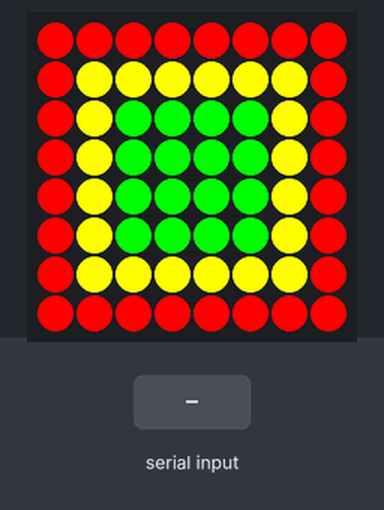
Bench run of a sketch on a simulated Arduino Uno, built with avr-gcc and run on an emulated ATmega328P. Parts: 8×8 RGB LED matrix (first LED top left, wired row by row). Inputs (shaded band) come from the test bench.

Above: at 1.2 s.
1.3 s: "B" received over the second serial link
4.3 s: "%" received over the second serial link
At 4.42 s:
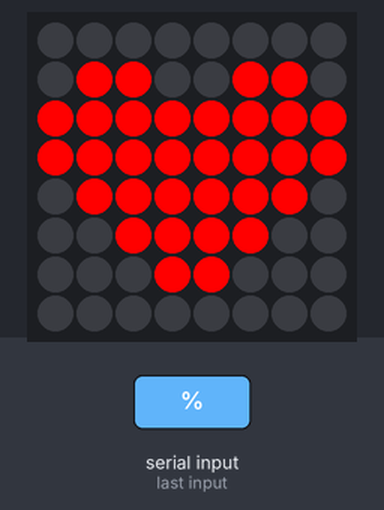
At 7.2 s:
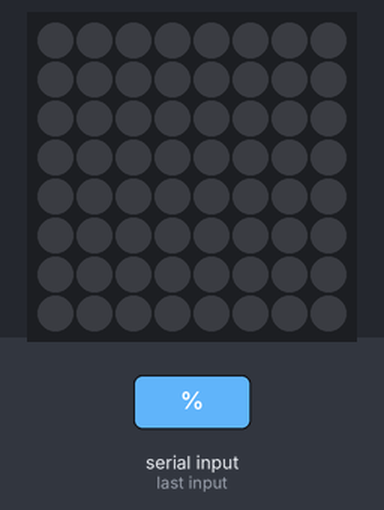
7.3 s: ")" received over the second serial link
8.8 s: "~" received over the second serial link
At 8.92 s:
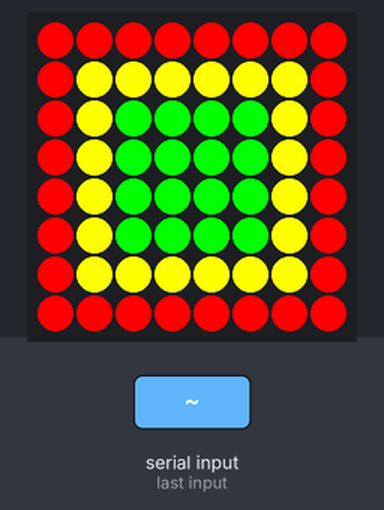
Timing chart, 0 to 11.8 s (numbered marks = the images above; inputs shaded):
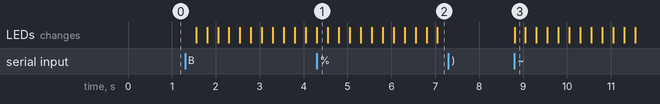

The sketch:

helper.ino
```cpp
#include <gfxfont.h>
#include <Adafruit_GFX.h>
#include <Adafruit_SPITFT.h>
#include <Adafruit_SPITFT_Macros.h>

#include <Adafruit_LEDBackpack.h>
#include <SoftwareSerial.h>

SoftwareSerial BTSerial(2,3); // SoftwareSerial(TX, RX)
Adafruit_BicolorMatrix matrix = Adafruit_BicolorMatrix();

/*
 * PORT CONNECTION
 *
 * A4 - Bicolormatrix SDA
 * A5 - Bicolormatrix SCL
 * 2 - Bluetooth TX
 * 3 - Bluetooth RX
 *
 */


///////////// DEFINE LED MATRIX START /////////////
static const uint8_t PROGMEM
  love_bmp[]=
  {(0,0,0x00),
   (0,1,0x66),
   (0,2,0xff),
   (0,3,0xff),
   (0,4,0x7e),
   (0,5,0x3c),
   (0,6,0x18),
   (0,7,0x00),},
  smile_bmp[] =
  { B00111100,
    B01000010,

    B10100101,
    B10000001,
    B10100101,
    B10011001,
    B01000010,
    B00111100 },
  neutral_bmp[] =
  { B00111100,
    B01000010,
    B10100101,
    B10000001,
    B10111101,
    B10000001,
    B01000010,
    B00111100 },
  frown_bmp[] =
  { B00111100,
    B01000010,
    B10100101,
    B10000001,
    B10011001,
    B10100101,
    B01000010,
    B00111100 },
  cross_bmp[]=
  {B10000001,
   B01000010,
   B00100100,
   B00011000,
   B00011000,
   B00100100,
   B01000010,
   B10000001,
   },
  crossBig_bmp[]=
   {B11000011,
    B11100111,
    B01111110,
    B00111100,
    B00111100,
    B01111110,
    B11100111,
    B11000011,},
  reset_bmp[]=
  {B00000000,
  B00000000,
  B00000000,
  B00000000,
  B00000000,
  B00000000,
  B00000000,
  B00000000,
  B00000000
  };

///////////// DEFINE LED MATRIX END /////////////

void setup() {
  BTSerial.begin(9600);
  Serial.begin(9600);
  matrix.begin(0x70);

  matrix.clear();

  // BLINK LED
  matrix.drawRect(0,0, 8,8, 1);
  matrix.drawRect(1,1, 6,6, 2);
  matrix.fillRect(2,2, 4,4, 3);
  matrix.writeDisplay();matrix.clear();
  matrix.drawRect(0,0, 8,8, 1);
  matrix.drawRect(1,1, 6,6, 2);
  matrix.fillRect(2,2, 4,4, 3);
  matrix.writeDisplay();
}

void loop() {
  int signal = BTSerial.read();

  switch(signal) {
    case '%': // LED -> LOVE
      matrix.clear();
      matrix.drawBitmap(0, 0, love_bmp, 8, 8, 1);matrix.writeDisplay();
      break;

    case '^': // LED -> SMILE
      matrix.clear();
      matrix.drawBitmap(0, 0, smile_bmp, 8, 8, 1);matrix.writeDisplay();
      break;

    case '&': // LED -> NEUTRAL
      matrix.clear();
      matrix.drawBitmap(0, 0, neutral_bmp, 8, 8, 1);matrix.writeDisplay();
      break;

    case '*': // LED -> FROWN
      matrix.clear();
      matrix.drawBitmap(0, 0, frown_bmp, 8, 8, 1);matrix.writeDisplay();
      break;

    case '(': // LED -> CROSSBIG
      matrix.clear();
      matrix.drawBitmap(0, 0, crossBig_bmp, 8, 8, 1);matrix.writeDisplay();
      break;

    case ')': // LED -> RESET
      matrix.clear();
      matrix.drawBitmap(0, 0, reset_bmp, 8, 8, 1);matrix.writeDisplay();
      break;

    case 'b': // LED -> BLINK STOP
      matrix.blinkRate(0);
      break;

    case 'B': // LED -> BLINK START
      matrix.blinkRate(1);
      break;

    case'~': // LED -> RECT BLINK
      matrix.clear();
      matrix.blinkRate(1);
      matrix.drawRect(0,0, 8,8, 1);
      matrix.drawRect(1,1, 6,6, 2);
      matrix.fillRect(2,2, 4,4, 3);
      matrix.writeDisplay();
      break;
  }
}
```

Measured:
- after the input at 4.3 s, the LEDs: change at once (image 1)
- after the input at 7.3 s, every drawn part: stays the same
- after the input at 8.8 s, the LEDs: change at once (image 3)
